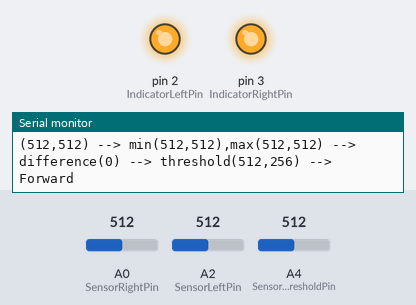
Simulated run of this sketch. Board: Arduino Uno, built with avr-gcc and run on an emulated ATmega328P. Shown: output pins drawn as LEDs (lit = HIGH), the last lines printed to the serial monitor. The inputs (shaded band) are chosen by the test bench; at power-on: A0 (SensorRightPin) = 512, A2 (SensorLeftPin) = 512, A4 (SensorThresholdPin) = 512.

Above: at 1.2 s.
1.3 s: A0 (SensorRightPin) set to 526
At 3.6 s:
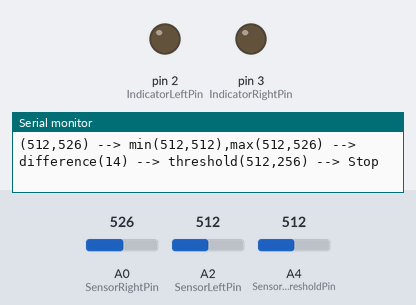
4.1 s: A2 (SensorLeftPin) set to 566
7.1 s: A2 (SensorLeftPin) set to 588
At 8.9 s:
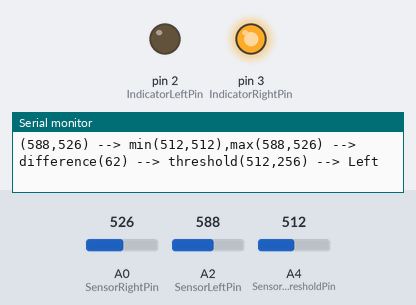
9.3 s: A0 (SensorRightPin) set to 716
At 10.7 s:
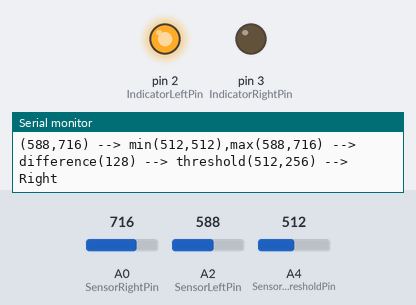
11.6 s: A4 (SensorThresholdPin) set to 215
14.6 s: A4 (SensorThresholdPin) set to 188
Timing chart, 0 to 17.1 s (numbered marks = the images above; inputs shaded):
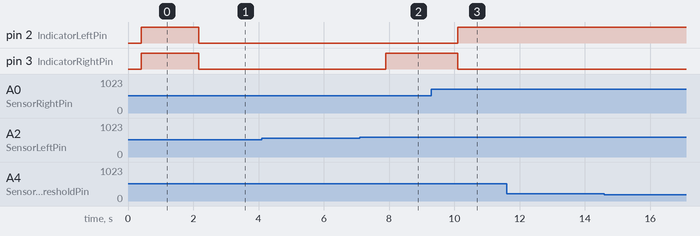

Measured:
- the behaviour switches between 512 and 513 on A0 (SensorRightPin) (found by bisection; images 0 and 1)
- the behaviour switches between 576 and 577 on A2 (SensorLeftPin) (found by bisection; images 1 and 2)
- after the input at 1.3 s, pin 2 (IndicatorLeftPin), pin 3 (IndicatorRightPin): HIGH → LOW after 0.87 s
- after the input at 7.1 s, pin 3 (IndicatorRightPin): LOW → HIGH after 0.80 s
- after the input at 9.3 s, pin 2 (IndicatorLeftPin): LOW → HIGH after 0.80 s; pin 3 (IndicatorRightPin): HIGH → LOW after 0.80 s

The sketch:

3_getValuesAndTakeDecisions.ino
```cpp
const int SensorRightPin = A0;
const int SensorLeftPin = A2;
const int SensorThresholdPin = A4;

const int IndicatorRightPin = 3;
const int IndicatorLeftPin = 2;

int SensorRight = 0;
int SensorLeft = 0;
int SensorDifference = 0;
const int Closeness = 50;

int SensorRightMax = 0;
int SensorLeftMax = 0;
int SensorRightMin = 1024;
int SensorLeftMin = 1024;

// Strings formater
const String open = "(";
const String sep = ",";
const String close = ")";
const String arr = " --> ";
const String mi = "min(";
const String ma = "max(";
const String diff = "difference(";
const String th = "threshold(";

String OuputValues = "";
String OuputMinMax = "";
String OuputDifference = "";
String OutputThreshold = "";
String OutputMoveTo = "";
String OutputString = "";

void setup() {
  pinMode(IndicatorLeftPin, OUTPUT);
  pinMode(IndicatorRightPin, OUTPUT);

  pinMode(SensorThresholdPin, INPUT);
  pinMode(SensorLeftPin, INPUT);
  pinMode(SensorRightPin, INPUT);

  Serial.begin(9600);
}

void loop() {

  int Threshold = analogRead(SensorThresholdPin);

  // put your main code here, to run repeatedly:
  SensorRight = analogRead(SensorRightPin);
  SensorLeft = analogRead(SensorLeftPin);

  SensorDifference = abs(SensorRight - SensorLeft);

  SensorRightMax = max(SensorRightMax, SensorRight);
  SensorLeftMax = max(SensorLeftMax, SensorLeft);

  SensorRightMin = min(SensorRightMin, SensorRight);
  SensorLeftMin = min(SensorLeftMin, SensorLeft);

  // (#,#) --> min(#,#), max(#,#) --> thresold(#,#)
  OuputValues = open + SensorLeft + sep + SensorRight + close;
  OuputMinMax = mi + SensorLeftMin + sep + SensorRightMin + close + sep + ma + SensorLeftMax + sep + SensorRightMax + close;
  OuputDifference = diff + SensorDifference + close;
  OutputThreshold = th + Threshold + sep + Threshold / 2 + close;


  Serial.println(OutputString);
  delay(400);

  // Move Forward
  if (
    SensorLeft <= Threshold &&
    SensorRight <= Threshold &&
    SensorLeft >= Threshold / 2 &&
    SensorRight >= Threshold / 2 &&
    SensorDifference <= Closeness
  )
  {
    OutputMoveTo = "Forward";
    digitalWrite(IndicatorLeftPin, HIGH);
    digitalWrite(IndicatorRightPin, HIGH);
    delay(10);
  }
  //Move Stop
  else if (
    SensorLeft >= Threshold &&
    SensorRight >= Threshold &&
    SensorDifference <= Closeness
  )
  {
    OutputMoveTo = "Stop";
    digitalWrite(IndicatorLeftPin, LOW);
    digitalWrite(IndicatorRightPin, LOW);
    delay(10);
  }
  //Move Right
  else if (
    SensorLeft >= Threshold / 2 &&
    SensorRight >= Threshold / 2 &&
    SensorLeft < SensorRight
  )
  {
    OutputMoveTo = "Right";
    digitalWrite(IndicatorLeftPin, HIGH);
    digitalWrite(IndicatorRightPin, LOW);
    delay(10);
  }
  //Move Left
  else if (
    SensorLeft >= Threshold / 2 &&
    SensorRight >= Threshold / 2 &&
    SensorLeft > SensorRight
  )
  {
    OutputMoveTo = "Left";
    digitalWrite(IndicatorLeftPin, LOW);
    digitalWrite(IndicatorRightPin, HIGH);
    delay(10);
  }
  //Move Loss, move arround
  else if (
    SensorLeft < Threshold / 2 &&
    SensorRight < Threshold / 2
  )
  {
    OutputMoveTo = "Loss";
    for (int i = 0; i < 10; i++) {
      digitalWrite(IndicatorLeftPin, LOW);
      digitalWrite(IndicatorRightPin, HIGH);
      delay(70);
      digitalWrite(IndicatorLeftPin, HIGH);
      digitalWrite(IndicatorRightPin, HIGH);
      delay(70);
      digitalWrite(IndicatorLeftPin, HIGH);
      digitalWrite(IndicatorRightPin, LOW);
      delay(70);
      digitalWrite(IndicatorLeftPin, LOW);
      digitalWrite(IndicatorRightPin, LOW);
      delay(70);
    }
  }
  OutputString = OuputValues + arr + OuputMinMax + arr + OuputDifference + arr + OutputThreshold + arr + OutputMoveTo;
}
```
